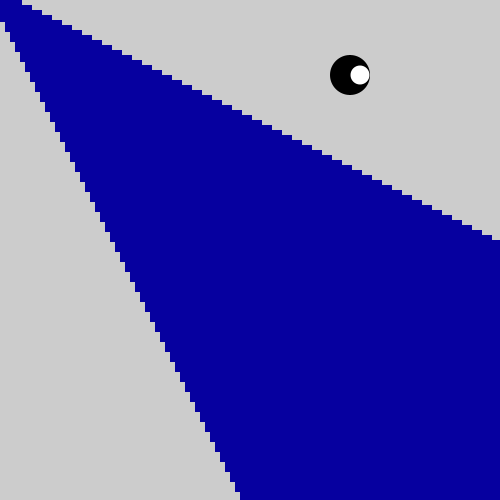
Frame 1 (no input)
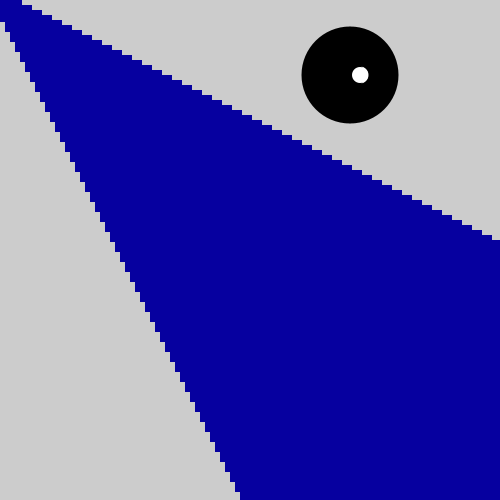
Frame 60 (the mouse pressed at the canvas centre just before this capture)
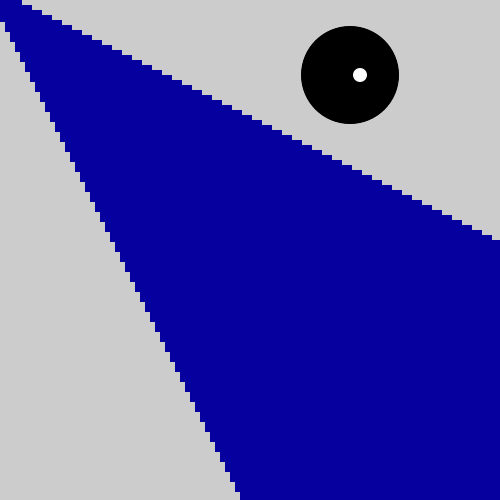
Frame 120 (the mouse held since frame 60 and released just before this capture)

The Processing sketch that drew these frames (run headless with seeded random() and noise(); from frame 60 on, the mouse is pressed at the canvas centre):

// Processing sketch: processing_66662
// ── processing_66662.pde

int a;
int b;
int c;
int m = 0;
int n = 0;

void setup() {
  size(500, 500);
  noStroke();
  smooth();
//  background(255);
}

void draw() {
  a = int(random(10,30));
  b = int(random(20,100));
  c = int(random(10,20));
  makeTeeth(a);
  makeEye(b, c);
  }

void makeTeeth(int a) {
  fill(6, 0, 159);
  for(int i=0; i < width; i+=10){
  rect(m, m, a, a);
    m=m+5; 
    a=a+5;
  }
}

void makeEye(int b, int c) {
  fill(0);
  ellipse(350, 75, b, b);
  fill(255);
  ellipse(360, 75, c, c);
}
